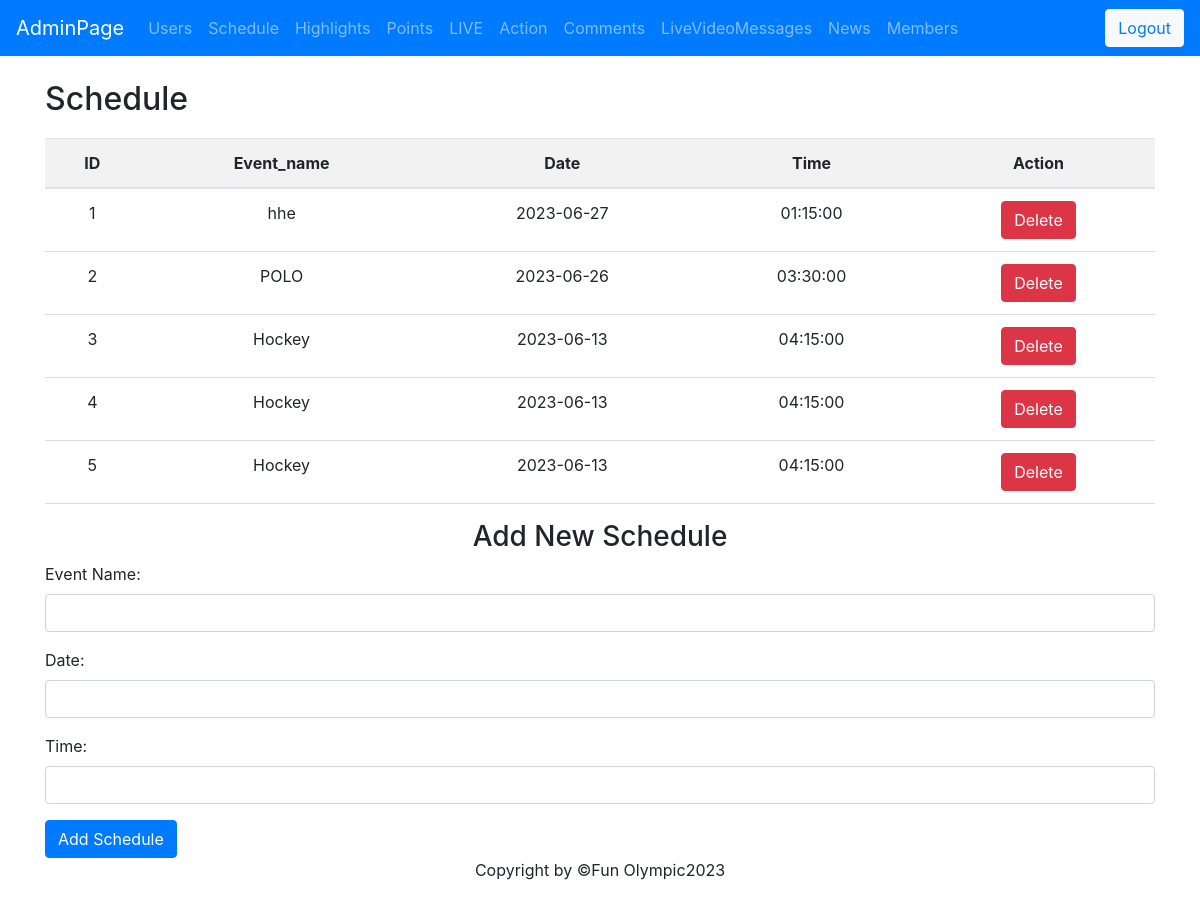
The app's page /admin.php?table=schedule with its own data.
### tables this page shows
CREATE TABLE `schedule` (
  `ID` int(11) NOT NULL,
  `event_name` varchar(255) DEFAULT NULL,
  `date` date DEFAULT NULL,
  `time` time DEFAULT NULL
);

### admin.php (the view, shortened to what this page needs)
<!DOCTYPE html>
<html>
<head>
    <link rel="stylesheet" href="https://stackpath.bootstrapcdn.com/bootstrap/4.5.2/css/bootstrap.min.css">
    <link rel="stylesheet"
        href="https://cdnjs.cloudflare.com/ajax/libs/bootstrap-datepicker/1.9.0/css/bootstrap-datepicker.min.css">
    <link rel="stylesheet"
        href="https://cdnjs.cloudflare.com/ajax/libs/bootstrap-timepicker/0.5.2/css/bootstrap-timepicker.min.css">
</head>
<body>
    <nav class="navbar navbar-expand-lg navbar-dark bg-primary">
        <a class="navbar-brand" href="admin.php">AdminPage</a>
        <div class="collapse navbar-collapse" id="navbarNav">
            <ul class="navbar-nav">
                <li class="nav-item">
                    <a class="nav-link" href="?table=register">Users</a>
                </li>
                <li class="nav-item">
                    <a class="nav-link" href="?table=schedule">Schedule</a>
                </li>
                <li class="nav-item">
                    <a class="nav-link" href="?table=highlights">Highlights</a>
                </li>
                <li class="nav-item">
                    <a class="nav-link" href="?table=points">Points</a>
                </li>
                <li class="nav-item">
                    <a class="nav-link" href="?table=lives">LIVE</a>
                </li>
                <li class="nav-item">
                    <a class="nav-link" href="?table=actions">Action</a>
                </li>
                <li class="nav-item">
                    <a class="nav-link" href="?table=video_comments">Comments</a>
                </li>
                <li class="nav-item">
                    <a class="nav-link" href="?table=chat_messages">LiveVideoMessages</a>
                </li>
                <li class="nav-item">
                    <a class="nav-link" href="?table=images">News</a>
                </li>
                <li class="nav-item">
                    <a class="nav-link" href="?table=users">Members</a>
                </li>
            </ul>
        </div>
        <button type="button" class="btn btn-light logout-button" style="float:right;" aria-controls="navbarNav"
    aria-expanded="false" aria-label="Toggle navigation"><a href="admin-logout.php">Logout</a></button>
    </nav>
    <?php
    $servername = "localhost";
    $username = "root";
    $password = "";
    $dbname = "userform";
    $conn = new mysqli($servername, $username, $password, $dbname);
    if (isset($_GET['table'])) {
        $table = $_GET['table'];
        $sql = "SELECT * FROM $table";
        $result = $conn->query($sql);
        $sql_columns = "SHOW COLUMNS FROM $table";
        $result_columns = $conn->query($sql_columns);
        $columns = [];
        while ($row = $result_columns->fetch_assoc()) {
            $columns[] = $row['Field'];
        }
        ?>
        <div class="container mt-4">
            <h2>
                <?php echo ucfirst($table); ?>
            </h2>
            <table class="table">
                <thead>
                    <tr>
                        <?php foreach ($columns as $column) { ?>
                            <th>
                                <?php echo ucfirst($column); ?>
                            </th>
                        <?php } ?>
                        <th>Action</th>
                    </tr>
                </thead>
                <tbody>
                    <?php
                    if ($result->num_rows > 0) {
                        while ($row = $result->fetch_assoc()) {
                            echo "<tr>";
                            foreach ($columns as $column) {
                                echo "<td>" . $row[$column] . "</td>";
                            }
                            echo "<td>";
                            echo "<form method='post'>";
                            echo "<button type='submit' class='btn btn-danger' name='delete' value='" . $row['ID'] . "'>Delete</button>";
                            echo "</form>";
                            echo "</td>";
                            echo "</tr>";
                        }
                    } else {
                        echo "<tr><td colspan='" . (count($columns) + 1) . "'>No records found</td></tr>";
                    }
                    ?>
                </tbody>
            </table>
            <?php if ($table === 'schedule') { ?>
                <h3>Add New Schedule</h3>
                <form method="post" action="">
                    <div class="form-group">
                        <label for="event_name">Event Name:</label>
                        <input type="text" class="form-control" id="event_name" name="event_name" required>
                    </div>
                    <div class="form-group">
                        <label for="date">Date:</label>
                        <input type="text" class="form-control datepicker" id="date" name="date" required>
                    </div>
                    <div class="form-group">
                        <label for="time">Time:</label>
                        <input type="text" class="form-control timepicker" id="time" name="time" required>
                    </div>
                    <button type="submitschedule" class="btn btn-primary" name="submitschedule">Add Schedule</button>
                </form>
            <?php } ?>
        </div>
    <?php } ?>
    <footer style="margin-bottom:2px; text-align:center;">
        <p>
            Copyright by &copy;Fun Olympic2023
        </p>
        </footer>
</body>
</html>

### admin.php (style rules this page uses)
table { width: 100%; border-collapse: collapse; }
th, td { padding: 8px; text-align: left; border-bottom: 1px solid #ddd; }
h3 { text-align: center; margin-top: 20px; }
table { width: 100%; border-collapse: collapse; margin-top: 20px; }
table th, table td { padding: 8px; text-align: center; border-bottom: 1px solid #ddd; }
table th { background-color: #f2f2f2; }

### records on screen
schedule: ID "1", event_name "hhe", date "2023-06-27", time "01:15:00"
schedule: ID "2", event_name "POLO", date "2023-06-26", time "03:30:00"
schedule: ID "3", event_name "Hockey", date "2023-06-13", time "04:15:00"
schedule: ID "4", event_name "Hockey", date "2023-06-13", time "04:15:00"
schedule: ID "5", event_name "Hockey", date "2023-06-13", time "04:15:00"

### other values on screen
$table "Schedule"
$column "ID"
$column "Event_name"
$column "Date"
$column "Time"
